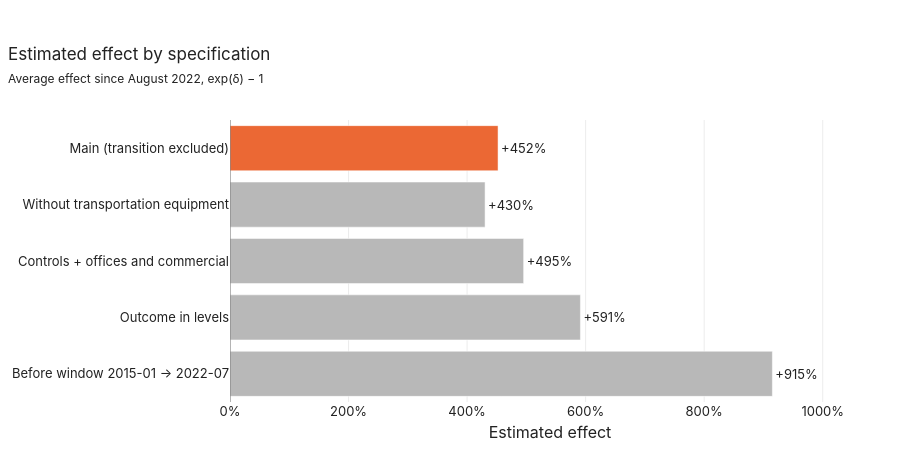

The notebook cell this image was saved under:
### Markdown cell above
## 6. Robustness

### Code cell
plot_specs(did.robustness(PANEL), 'specification', 'effect', 'Main (transition excluded)',
           title='Estimated effect by specification', subtitle='Average effect since August 2022, exp(δ) − 1',
           xtitle='Estimated effect')

### Figure 1 — Plotly figure (JSON) as saved in the notebook; plotly's stock layout.template omitted (floating-point values rounded to 4 significant figures)
{"data": [{"hovertemplate": "%{y} : %{x:.0%}<extra></extra>", "marker": {"color": ["#eb6834", "#b8b8b8", "#b8b8b8", "#b8b8b8", "#b8b8b8"]}, "orientation": "h", "text": ["+452%", "+430%", "+495%", "+591%", "+915%"], "textposition": "outside", "type": "bar", "x": [4.522, 4.303, 4.954, 5.912, 9.15], "y": ["Main (transition excluded)", "Without transportation equipment", "Controls + offices and commercial", "Outcome in levels", "Before window 2015-01 → 2022-07"]}], "layout": {"height": 450, "hovermode": "closest", "shapes": [{"line": {"color": "#6b6b6b", "width": 1}, "type": "line", "x0": 0, "x1": 0, "xref": "x", "y0": 0, "y1": 1, "yref": "y domain"}], "title": {"subtitle": {"text": "Average effect since August 2022, exp(δ) − 1"}, "text": "Estimated effect by specification"}, "xaxis": {"range": [0, 10.8], "showgrid": true, "tickformat": ".0%", "tickmode": "auto", "title": {"text": "Estimated effect"}}, "yaxis": {"autorange": "reversed", "showgrid": false, "title": {}}}}
